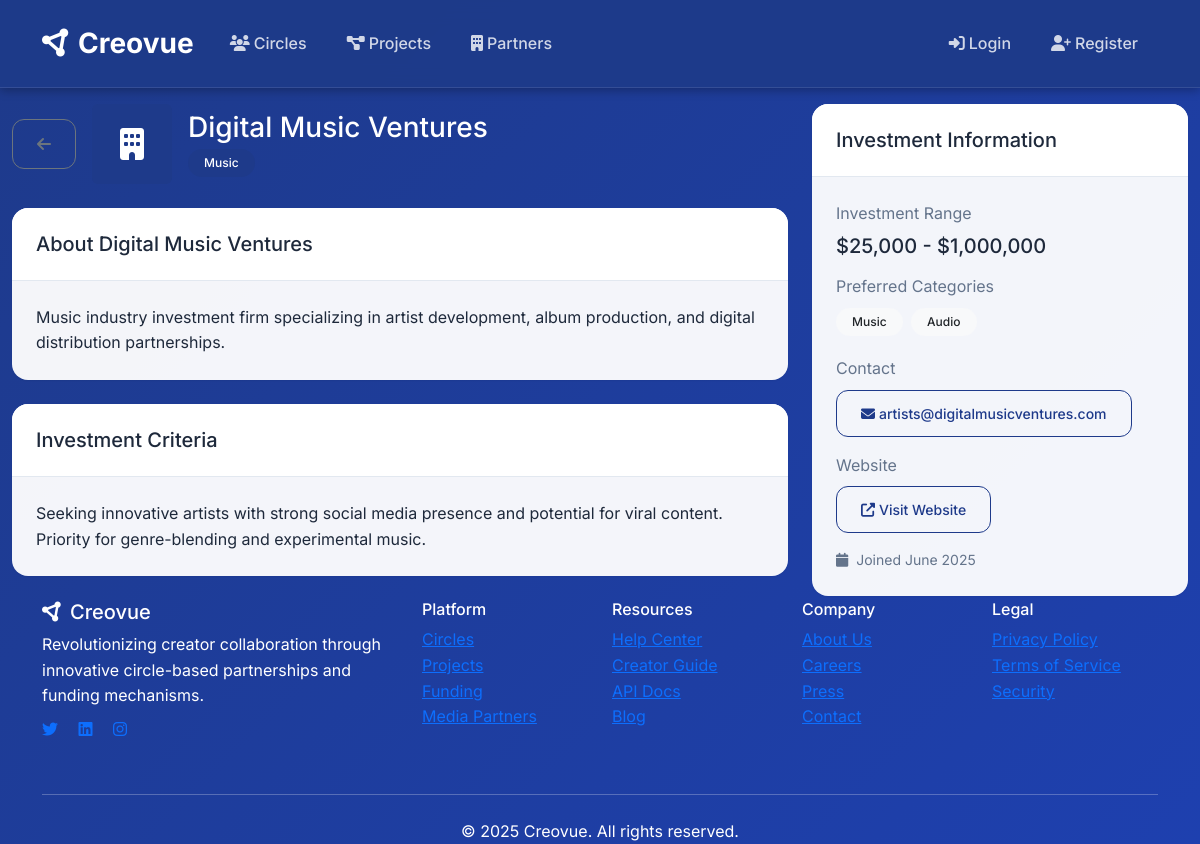
Page /media-houses/3 on the committed database.
### models.py (models this page shows, shortened)
class MediaHouse(db.Model):
    id = db.Column(db.Integer, primary_key=True)
    name = db.Column(db.String(200), nullable=False)
    description = db.Column(Text)
    industry = db.Column(db.String(100))  # streaming, tv, film, music, etc.
    website = db.Column(db.String(200))
    contact_email = db.Column(db.String(120))
    logo_url = db.Column(db.String(300))
    investment_range_min = db.Column(db.Float, default=0)
    investment_range_max = db.Column(db.Float, default=0)
    preferred_categories = db.Column(db.String(500))  # comma-separated list
    investment_criteria = db.Column(Text)
    is_active = db.Column(db.Boolean, default=True)
    created_at = db.Column(db.DateTime, default=datetime.utcnow)
    investments = db.relationship('MediaHouseInvestment', backref='media_house', lazy=True)

### routes.py (the view)
@media_houses.route('/<int:id>')
def detail(id):
    media_house = MediaHouse.query.get_or_404(id)
    recent_investments = MediaHouseInvestment.query.filter_by(
        media_house_id=media_house.id
    ).order_by(desc(MediaHouseInvestment.investment_date)).limit(5).all()
    return render_template('media_houses/detail.html',
                         media_house=media_house,
                         recent_investments=recent_investments)

### templates/media_houses/detail.html (shortened to what this page needs)
{% extends "base.html" %}
{% block content %}
<div class="container-fluid">
    <div class="row">
        <div class="col-lg-8">
            <div class="d-flex align-items-center mb-4">
                <a href="{{ url_for('media_houses.list') }}" class="btn btn-outline-secondary me-3">
                    <i class="fas fa-arrow-left"></i>
                </a>
                <div class="d-flex align-items-center">
                    {% if media_house.logo_url %}
                    <img src="{{ media_house.logo_url }}" alt="{{ media_house.name }}"
                         class="rounded me-3" style="width: 80px; height: 80px; object-fit: cover;">
                    {% else %}
                    <div class="bg-primary rounded d-flex align-items-center justify-content-center me-3"
                         style="width: 80px; height: 80px;">
                        <i class="fas fa-building text-white fa-2x"></i>
                    </div>
                    {% endif %}
                    <div>
                        <h1 class="h3 mb-1">{{ media_house.name }}</h1>
                        {% if media_house.industry %}
                        <span class="badge bg-primary">{{ media_house.industry|title }}</span>
                        {% endif %}
                    </div>
                </div>
            </div>
            {% if media_house.description %}
            <div class="card mb-4">
                <div class="card-header">
                    <h5 class="mb-0">About {{ media_house.name }}</h5>
                </div>
                <div class="card-body">
                    <p class="mb-0">{{ media_house.description }}</p>
                </div>
            </div>
            {% endif %}
            {% if media_house.investment_criteria %}
            <div class="card mb-4">
                <div class="card-header">
                    <h5 class="mb-0">Investment Criteria</h5>
                </div>
                <div class="card-body">
                    <p class="mb-0">{{ media_house.investment_criteria }}</p>
                </div>
            </div>
            {% endif %}
        </div>
        <div class="col-lg-4">
            <div class="card">
                <div class="card-header">
                    <h5 class="mb-0">Investment Information</h5>
                </div>
                <div class="card-body">
                    {% if media_house.investment_range_min > 0 %}
                    <div class="mb-3">
                        <label class="form-label text-muted">Investment Range</label>
                        <div class="h5">${{ "{:,.0f}".format(media_house.investment_range_min) }} - ${{ "{:,.0f}".format(media_house.investment_range_max) }}</div>
                    </div>
                    {% endif %}
                    {% if media_house.preferred_categories %}
                    <div class="mb-3">
                        <label class="form-label text-muted">Preferred Categories</label>
                        <div>
                            {% for category in media_house.preferred_categories.split(',') %}
                            <span class="badge bg-light text-dark me-1 mb-1">{{ category.strip()|title }}</span>
                            {% endfor %}
                        </div>
                    </div>
                    {% endif %}
                    {% if media_house.contact_email %}
                    <div class="mb-3">
                        <label class="form-label text-muted">Contact</label>
                        <div>
                            <a href="mailto:{{ media_house.contact_email }}" class="btn btn-outline-primary btn-sm">
                                <i class="fas fa-envelope me-1"></i>{{ media_house.contact_email }}
                            </a>
                        </div>
                    </div>
                    {% endif %}
                    {% if media_house.website %}
                    <div class="mb-3">
                        <label class="form-label text-muted">Website</label>
                        <div>
                            <a href="{{ media_house.website }}" target="_blank" class="btn btn-outline-primary btn-sm">
                                <i class="fas fa-external-link-alt me-1"></i>Visit Website
                            </a>
                        </div>
                    </div>
                    {% endif %}
                    <div class="text-muted small">
                        <i class="fas fa-calendar me-1"></i>
                        Joined {{ media_house.created_at.strftime('%B %Y') }}
                    </div>
                </div>
            </div>
        </div>
    </div>
</div>
{% endblock %}

### static/css/style.css (style rules this page uses)
:root { --primary-color: #1e3a8a; --primary-light: #3b82f6; --primary-dark: #1e40af; --secondary-color: #64748b; --accent-color: #06b6d4; --success-color: #10b981; --warning-color: #f59e0b; --danger-color: #ef4444; --background-light: #f8fafc; --background-card: #ffffff; --text-dark: #1e293b; --text-muted: #64748b; --border-light: #e2e8f0; --shadow-sm: 0 1px 2px 0 rgba(0, 0, 0, 0.05); --shadow-md: 0 4px 6px -1px rgba(0, 0, 0, 0.1), 0 2px 4px -1px rgba(0, 0, 0, 0.06); --shadow-lg: 0 10px 15px -3px rgba(0, 0, 0, 0.1), 0 4px 6px -2px rgba(0, 0, 0, 0.05); }
body { font-family: 'Inter', -apple-system, BlinkMacSystemFont, 'Segoe UI', Roboto, sans-serif; background-color: var(--primary-color); background: linear-gradient(135deg, var(--primary-color) 0%, var(--primary-dark) 100%); color: white; line-height: 1.6; min-height: 100vh; }
.btn { font-weight: 500; border-radius: 0.75rem; transition: all 0.2s ease; padding: 0.75rem 1.5rem; }
.btn-outline-primary { border-color: var(--primary-color); color: var(--primary-color); background: transparent; }
.card { border: none; box-shadow: var(--shadow-sm); border-radius: 1rem; background-color: rgba(255, 255, 255, 0.95); transition: all 0.3s ease; color: var(--text-dark); }
.card-header { background-color: var(--background-card); border-bottom: 1px solid var(--border-light); border-radius: 1rem 1rem 0 0 !important; padding: 1.5rem; }
.card-body { padding: 1.5rem; }
.badge { font-weight: 500; padding: 0.5rem 1rem; border-radius: 2rem; font-size: 0.75rem; }
.bg-primary { background-color: var(--primary-color) !important; }
.text-muted { color: var(--text-muted) !important; }

### rows in the picture
MediaHouse: name "Digital Music Ventures", industry "Music", description "Music industry investment firm specializing in artist development, album production, and digital distribution partnerships.", investment_criteria "Seeking innovative artists with strong social media presence and potential for viral content. Priority for genre-blending and experimental music.", investment_range_min "25,000", investment_range_max "1,000,000", contact_email "artists@digitalmusicventures.com", created_at "June 2025"

### other values in the picture
{{ category.strip()|title }} "Music" "Audio"
